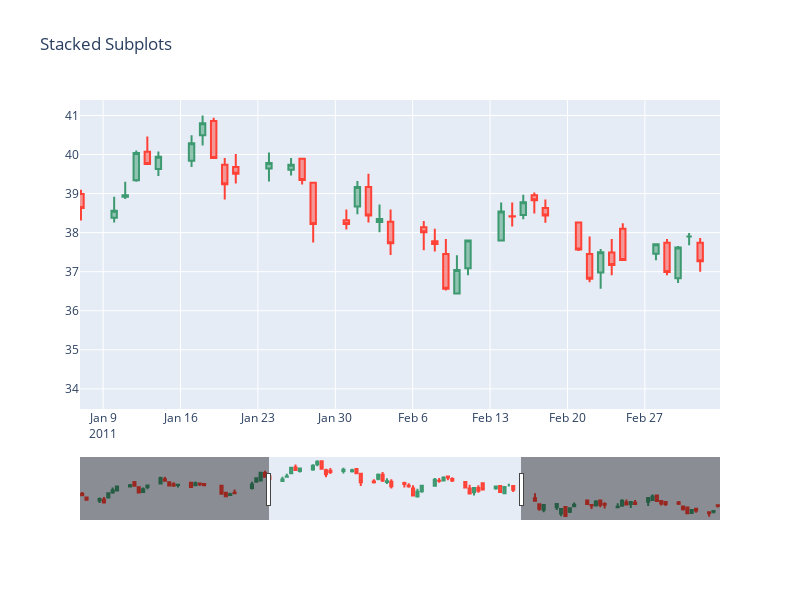

The notebook cell saved with this chart:
### Code cell
dft = df[0:100]
fig = go.Figure(data=[go.Candlestick(x=dft['date'],
                open=dft['open'],
                high=dft['high'],
                low=dft['low'],
                close=dft['close'])])

fig.update_layout(height=600, width=800, title_text="Stacked Subplots")
fig.show()
